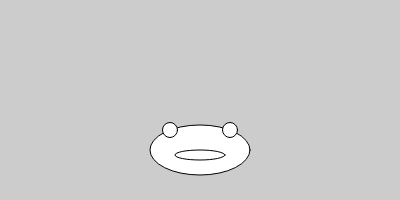
Frame 1 (no input)
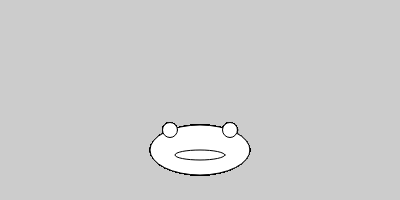
Frame 60 (no input)
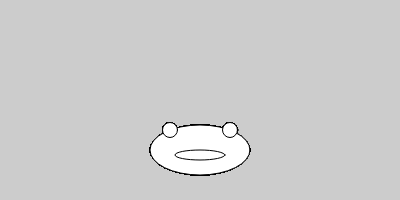
Frame 120 (the mouse pressed at the canvas centre since frame 60)

The p5.js sketch that drew these frames (run headless with seeded random() and noise() and a simulated clock; from frame 60 on, the mouse is pressed at the canvas centre):

// p5.js sketch
// ── sketch.js
function setup() {
  createCanvas(400, 200);
  background(204);
}

function draw() {
  // put drawing code here
  ellipse (200, 150, 100, 50);
  ellipse (200, 155, 50, 10);
  ellipse (230, 130, 15,15);
  ellipse (170, 130, 15,15);



}
